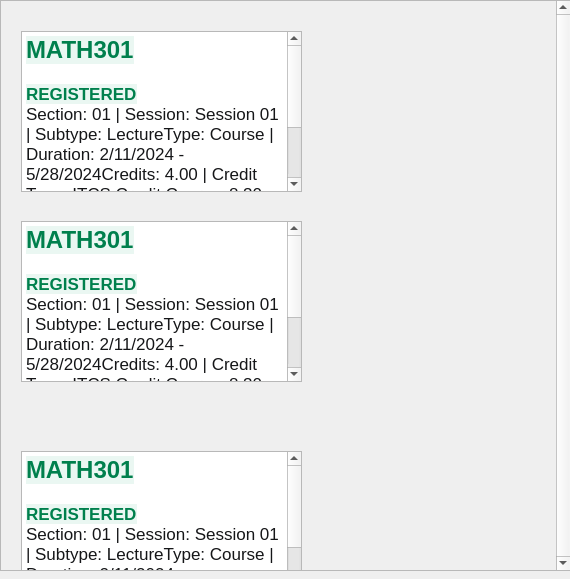
<?xml version="1.0" encoding="UTF-8"?>
<ui version="4.0">
 <class>DockWidget</class>
 <widget class="QDockWidget" name="DockWidget">
  <property name="geometry">
   <rect>
    <x>0</x>
    <y>0</y>
    <width>570</width>
    <height>579</height>
   </rect>
  </property>
  <property name="autoFillBackground">
   <bool>true</bool>
  </property>
  <property name="windowTitle">
   <string>DockWidget</string>
  </property>
  <widget class="QWidget" name="dockWidgetContents">
   <property name="styleSheet">
    <string notr="true"/>
   </property>
   <widget class="QScrollArea" name="scrollArea">
    <property name="geometry">
     <rect>
      <x>0</x>
      <y>0</y>
      <width>571</width>
      <height>571</height>
     </rect>
    </property>
    <property name="verticalScrollBarPolicy">
     <enum>Qt::ScrollBarPolicy::ScrollBarAlwaysOn</enum>
    </property>
    <property name="sizeAdjustPolicy">
     <enum>QAbstractScrollArea::SizeAdjustPolicy::AdjustToContentsOnFirstShow</enum>
    </property>
    <property name="widgetResizable">
     <bool>true</bool>
    </property>
    <widget class="QWidget" name="scrollAreaWidgetContents">
     <property name="geometry">
      <rect>
       <x>0</x>
       <y>0</y>
       <width>554</width>
       <height>569</height>
      </rect>
     </property>
     <widget class="QTextEdit" name="textEdit">
      <property name="geometry">
       <rect>
        <x>20</x>
        <y>30</y>
        <width>281</width>
        <height>161</height>
       </rect>
      </property>
      <property name="html">
       <string>&lt;!DOCTYPE HTML PUBLIC &quot;-//W3C//DTD HTML 4.0//EN&quot; &quot;http://www.w3.org/TR/REC-html40/strict.dtd&quot;&gt;
&lt;html&gt;&lt;head&gt;&lt;meta name=&quot;qrichtext&quot; content=&quot;1&quot; /&gt;&lt;meta charset=&quot;utf-8&quot; /&gt;&lt;style type=&quot;text/css&quot;&gt;
p, li { white-space: pre-wrap; }
hr { height: 1px; border-width: 0; }
li.unchecked::marker { content: &quot;\2610&quot;; }
li.checked::marker { content: &quot;\2612&quot;; }
&lt;/style&gt;&lt;/head&gt;&lt;body style=&quot; font-family:'.AppleSystemUIFont'; font-size:13pt; font-weight:400; font-style:normal;&quot;&gt;
&lt;p style=&quot; margin-top:0px; margin-bottom:0px; margin-left:0px; margin-right:0px; -qt-block-indent:0; text-indent:0px;&quot;&gt;&lt;a name=&quot;stsLbl_section_3_0&quot;&gt;&lt;/a&gt;&lt;span style=&quot; font-family:'Open Sans','Helvetica','Arial','sans-serif'; font-size:18pt; font-weight:700; color:#00804d; background-color:#eaf7f2;&quot;&gt;M&lt;/span&gt;&lt;span style=&quot; font-family:'Open Sans','Helvetica','Arial','sans-serif'; font-size:18pt; font-weight:700; color:#00804d; background-color:#eaf7f2;&quot;&gt;ATH301&lt;/span&gt;&lt;a name=&quot;stsLbl_section_3_0&quot;&gt;&lt;/a&gt;&lt;span style=&quot; font-family:'Open Sans','Helvetica','Arial','sans-serif'; font-weight:600; color:#00804d; background-color:#eaf7f2;&quot;&gt;&lt;br /&gt;&lt;/span&gt;&lt;span style=&quot; font-family:'Open Sans','Helvetica','Arial','sans-serif'; font-weight:600; color:#00804d; background-color:#eaf7f2;&quot;&gt;&lt;br /&gt;REGISTERED&lt;/span&gt;&lt;/p&gt;
&lt;p style=&quot; margin-top:0px; margin-bottom:0px; margin-left:0px; margin-right:0px; -qt-block-indent:0; text-indent:0px; background-color:#ffffff;&quot;&gt;&lt;span style=&quot; font-family:'Open Sans','Helvetica','Arial','sans-serif'; color:#151618; background-color:#ffffff;&quot;&gt;Section: 01 | Session: Session 01 | Subtype: LectureType: Course | Duration: 2/11/2024 - 5/28/2024Credits: 4.00 | Credit Type: ITCS Credit Courses8:30 AM - 10:29 AM TuesdayNile University, University Building 1, Floor GUB1, Room 139Instructor: Ahmed Essam Haggag&lt;/span&gt;&lt;/p&gt;&lt;/body&gt;&lt;/html&gt;</string>
      </property>
     </widget>
     <widget class="QTextEdit" name="textEdit_2">
      <property name="geometry">
       <rect>
        <x>20</x>
        <y>220</y>
        <width>281</width>
        <height>161</height>
       </rect>
      </property>
      <property name="html">
       <string>&lt;!DOCTYPE HTML PUBLIC &quot;-//W3C//DTD HTML 4.0//EN&quot; &quot;http://www.w3.org/TR/REC-html40/strict.dtd&quot;&gt;
&lt;html&gt;&lt;head&gt;&lt;meta name=&quot;qrichtext&quot; content=&quot;1&quot; /&gt;&lt;meta charset=&quot;utf-8&quot; /&gt;&lt;style type=&quot;text/css&quot;&gt;
p, li { white-space: pre-wrap; }
hr { height: 1px; border-width: 0; }
li.unchecked::marker { content: &quot;\2610&quot;; }
li.checked::marker { content: &quot;\2612&quot;; }
&lt;/style&gt;&lt;/head&gt;&lt;body style=&quot; font-family:'.AppleSystemUIFont'; font-size:13pt; font-weight:400; font-style:normal;&quot;&gt;
&lt;p style=&quot; margin-top:0px; margin-bottom:0px; margin-left:0px; margin-right:0px; -qt-block-indent:0; text-indent:0px;&quot;&gt;&lt;a name=&quot;stsLbl_section_3_0&quot;&gt;&lt;/a&gt;&lt;span style=&quot; font-family:'Open Sans','Helvetica','Arial','sans-serif'; font-size:18pt; font-weight:700; color:#00804d; background-color:#eaf7f2;&quot;&gt;M&lt;/span&gt;&lt;span style=&quot; font-family:'Open Sans','Helvetica','Arial','sans-serif'; font-size:18pt; font-weight:700; color:#00804d; background-color:#eaf7f2;&quot;&gt;ATH301&lt;/span&gt;&lt;a name=&quot;stsLbl_section_3_0&quot;&gt;&lt;/a&gt;&lt;span style=&quot; font-family:'Open Sans','Helvetica','Arial','sans-serif'; font-weight:600; color:#00804d; background-color:#eaf7f2;&quot;&gt;&lt;br /&gt;&lt;/span&gt;&lt;span style=&quot; font-family:'Open Sans','Helvetica','Arial','sans-serif'; font-weight:600; color:#00804d; background-color:#eaf7f2;&quot;&gt;&lt;br /&gt;REGISTERED&lt;/span&gt;&lt;/p&gt;
&lt;p style=&quot; margin-top:0px; margin-bottom:0px; margin-left:0px; margin-right:0px; -qt-block-indent:0; text-indent:0px; background-color:#ffffff;&quot;&gt;&lt;span style=&quot; font-family:'Open Sans','Helvetica','Arial','sans-serif'; color:#151618; background-color:#ffffff;&quot;&gt;Section: 01 | Session: Session 01 | Subtype: LectureType: Course | Duration: 2/11/2024 - 5/28/2024Credits: 4.00 | Credit Type: ITCS Credit Courses8:30 AM - 10:29 AM TuesdayNile University, University Building 1, Floor GUB1, Room 139Instructor: Ahmed Essam Haggag&lt;/span&gt;&lt;/p&gt;&lt;/body&gt;&lt;/html&gt;</string>
      </property>
     </widget>
     <widget class="QTextEdit" name="textEdit_3">
      <property name="geometry">
       <rect>
        <x>20</x>
        <y>450</y>
        <width>281</width>
        <height>161</height>
       </rect>
      </property>
      <property name="html">
       <string>&lt;!DOCTYPE HTML PUBLIC &quot;-//W3C//DTD HTML 4.0//EN&quot; &quot;http://www.w3.org/TR/REC-html40/strict.dtd&quot;&gt;
&lt;html&gt;&lt;head&gt;&lt;meta name=&quot;qrichtext&quot; content=&quot;1&quot; /&gt;&lt;meta charset=&quot;utf-8&quot; /&gt;&lt;style type=&quot;text/css&quot;&gt;
p, li { white-space: pre-wrap; }
hr { height: 1px; border-width: 0; }
li.unchecked::marker { content: &quot;\2610&quot;; }
li.checked::marker { content: &quot;\2612&quot;; }
&lt;/style&gt;&lt;/head&gt;&lt;body style=&quot; font-family:'.AppleSystemUIFont'; font-size:13pt; font-weight:400; font-style:normal;&quot;&gt;
&lt;p style=&quot; margin-top:0px; margin-bottom:0px; margin-left:0px; margin-right:0px; -qt-block-indent:0; text-indent:0px;&quot;&gt;&lt;a name=&quot;stsLbl_section_3_0&quot;&gt;&lt;/a&gt;&lt;span style=&quot; font-family:'Open Sans','Helvetica','Arial','sans-serif'; font-size:18pt; font-weight:700; color:#00804d; background-color:#eaf7f2;&quot;&gt;M&lt;/span&gt;&lt;span style=&quot; font-family:'Open Sans','Helvetica','Arial','sans-serif'; font-size:18pt; font-weight:700; color:#00804d; background-color:#eaf7f2;&quot;&gt;ATH301&lt;/span&gt;&lt;a name=&quot;stsLbl_section_3_0&quot;&gt;&lt;/a&gt;&lt;span style=&quot; font-family:'Open Sans','Helvetica','Arial','sans-serif'; font-weight:600; color:#00804d; background-color:#eaf7f2;&quot;&gt;&lt;br /&gt;&lt;/span&gt;&lt;span style=&quot; font-family:'Open Sans','Helvetica','Arial','sans-serif'; font-weight:600; color:#00804d; background-color:#eaf7f2;&quot;&gt;&lt;br /&gt;REGISTERED&lt;/span&gt;&lt;/p&gt;
&lt;p style=&quot; margin-top:0px; margin-bottom:0px; margin-left:0px; margin-right:0px; -qt-block-indent:0; text-indent:0px; background-color:#ffffff;&quot;&gt;&lt;span style=&quot; font-family:'Open Sans','Helvetica','Arial','sans-serif'; color:#151618; background-color:#ffffff;&quot;&gt;Section: 01 | Session: Session 01 | Subtype: LectureType: Course | Duration: 2/11/2024 - 5/28/2024Credits: 4.00 | Credit Type: ITCS Credit Courses8:30 AM - 10:29 AM TuesdayNile University, University Building 1, Floor GUB1, Room 139Instructor: Ahmed Essam Haggag&lt;/span&gt;&lt;/p&gt;&lt;/body&gt;&lt;/html&gt;</string>
      </property>
     </widget>
    </widget>
   </widget>
  </widget>
 </widget>
 <resources/>
 <connections/>
</ui>
